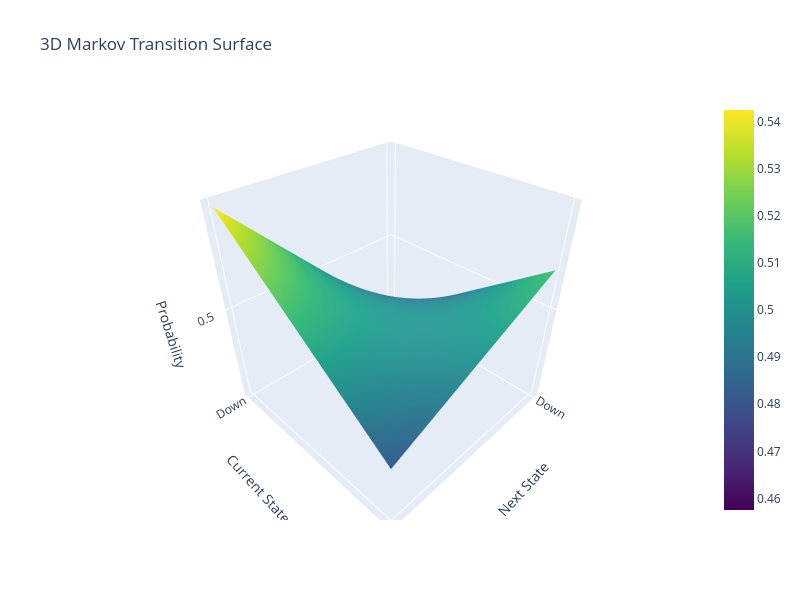

Notebook cell for this chart:
### Markdown cell above
## 3. Directional Entropy (Markov Chains)

### What is it?
Marginal and Rolling Shannon entropy treat order as irrelevant. [0.01, -0.01, 0.01, -0.01] has the same entropy as [0.01, 0.01, -0.01, -0.01]. Directional Entropy looks at the **transition probabilities** between states (e.g., UP vs DOWN).

### Why do we care?
It measures conditional predictability. If the market goes up today, what is the probability it goes up tomorrow? By mapping sequences of up/down days (e.g., UP-UP, UP-DOWN, DOWN-UP, DOWN-DOWN), we can see if there is momentum (continuation) or mean-reversion (alternation) at a microscopic level. 

### The Formula
We define states (e.g., $S_t \in \{Up, Down\}$) and calculate joint probabilities of sequences (words) of length $k$, $P(s_1, s_2, ..., s_k)$.
For pairs ($k=2$):
$$ H(Y|X) = -\sum_{x,y} P(x,y) \log_2 \left( \frac{P(x,y)}{P(x)} \right) $$

### How is it implemented?
We classify days into UP (1) and DOWN (0) states, create bigrams (pairs of consecutive days), and calculate the entropy of these sequences. We'll also visualize the transition matrix in 2D and 3D.

### Code cell
def calculate_directional_entropy(series):
    """
    Calculates directional entropy by looking at UP/DOWN transitions.
    """
    # 1. Convert to states (1 for Up, 0 for Down)
    states = (series > 0).astype(int).values
    
    # 2. Create overlapping pairs (transition sequences)
    pairs = [str(states[i]) + str(states[i+1]) for i in range(len(states)-1)]
    
    # 3. Calculate frequencies of each pair (00, 01, 10, 11)
    pair_counts = pd.Series(pairs).value_counts()
    probs = pair_counts.values / np.sum(pair_counts.values)
    
    # 4. Calculate entropy
    dir_ent = -np.sum(probs * np.log2(probs))
    
    return dir_ent

overall_dir_ent = calculate_directional_entropy(data['Log_Return'])
print(f"Overall Directional Entropy for {ticker}: {overall_dir_ent:.4f} bits")

def rolling_directional_entropy(series, window=126):
    rolling_dir_ent = series.rolling(window=window).apply(calculate_directional_entropy)
    return rolling_dir_ent

data['Rolling_Dir_Entropy_126'] = rolling_directional_entropy(data['Log_Return'], window=126)

# Plotting Directional Entropy
plt.figure(figsize=(14, 5))
plt.plot(data.index, data['Rolling_Dir_Entropy_126'], color='cyan', label='126-Day Directional Entropy')
plt.axhline(data['Rolling_Dir_Entropy_126'].mean(), color='red', linestyle='--', label='Mean Dir Entropy')
plt.title('Rolling Directional Entropy (Bits)')
plt.ylabel('Entropy')
plt.legend()
plt.show()

# Visualize Transition Matrix
# 1. Convert to states
states = (data['Log_Return'] > 0).astype(int).values
pairs = [(states[i], states[i+1]) for i in range(len(states)-1)]

# Create transition matrix
transition_counts = np.zeros((2, 2))
for pair in pairs:
    transition_counts[pair[0], pair[1]] += 1

# Normalize to probabilities
transition_probs = transition_counts / transition_counts.sum(axis=1)[:, None]

# 2D Heatmap
plt.figure(figsize=(8, 6))
sns.heatmap(transition_probs, annot=True, cmap='Blues', fmt='.3f',
            xticklabels=['Down (0)', 'Up (1)'],
            yticklabels=['Down (0)', 'Up (1)'])
plt.title('2D Markov Transition Probabilities (BTC-USD)')
plt.ylabel('Current State')
plt.xlabel('Next State')
plt.show()

# 3D Plotly Surface
fig = go.Figure(data=[go.Surface(z=transition_probs, x=['Down', 'Up'], y=['Down', 'Up'], colorscale='Viridis')])
fig.update_layout(title='3D Markov Transition Surface',
                  scene=dict(
                      xaxis_title='Next State',
                      yaxis_title='Current State',
                      zaxis_title='Probability',
                  ),
                  width=800, height=600)
fig.show()

### Figure 1 — Plotly figure (JSON) as saved in the notebook; plotly's stock layout.template omitted (floating-point values rounded to 4 significant figures)
{"data": [{"colorscale": [[0, "#440154"], [0.1111, "#482878"], [0.2222, "#3e4989"], [0.3333, "#31688e"], [0.4444, "#26828e"], [0.5556, "#1f9e89"], [0.6667, "#35b779"], [0.7778, "#6ece58"], [0.8889, "#b5de2b"], [1, "#fde725"]], "type": "surface", "x": ["Down", "Up"], "y": ["Down", "Up"], "z": [[0.4575, 0.5425], [0.5177, 0.4823]]}], "layout": {"height": 600, "scene": {"xaxis": {"title": {"text": "Next State"}}, "yaxis": {"title": {"text": "Current State"}}, "zaxis": {"title": {"text": "Probability"}}}, "title": {"text": "3D Markov Transition Surface"}, "width": 800}}
